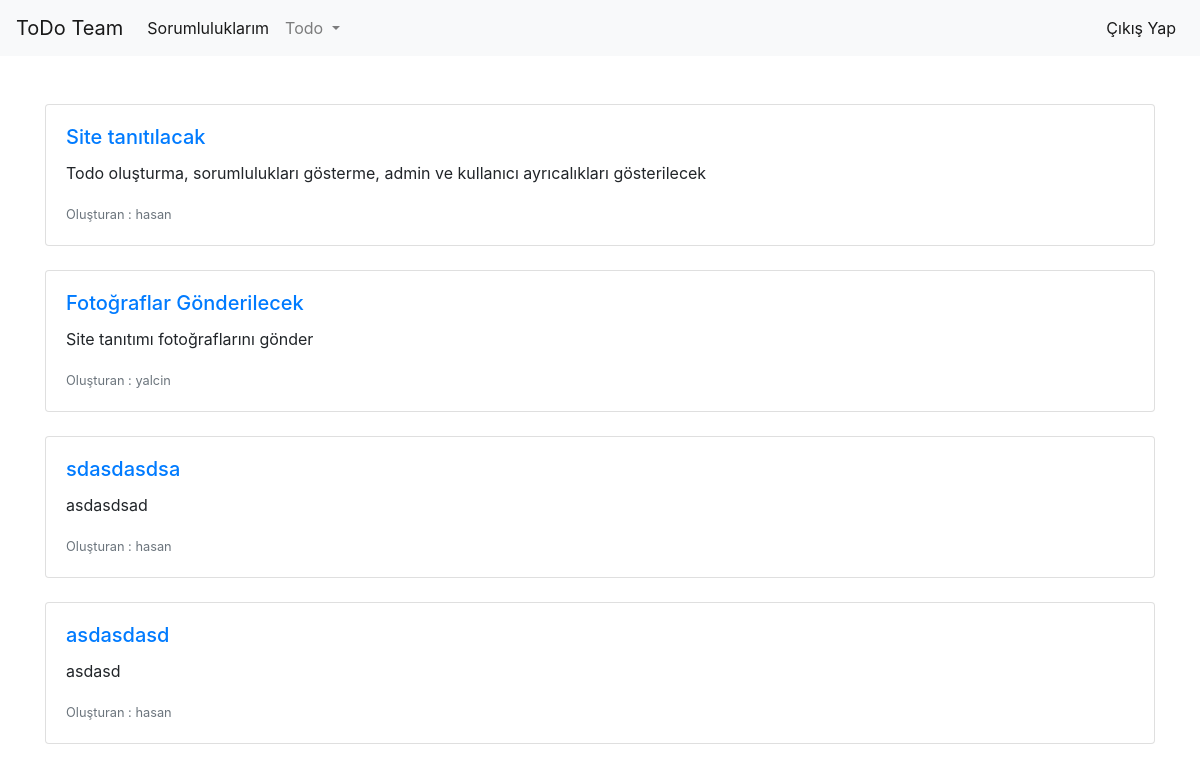
/mine (signed in), run on an earlier commit of the app's database.
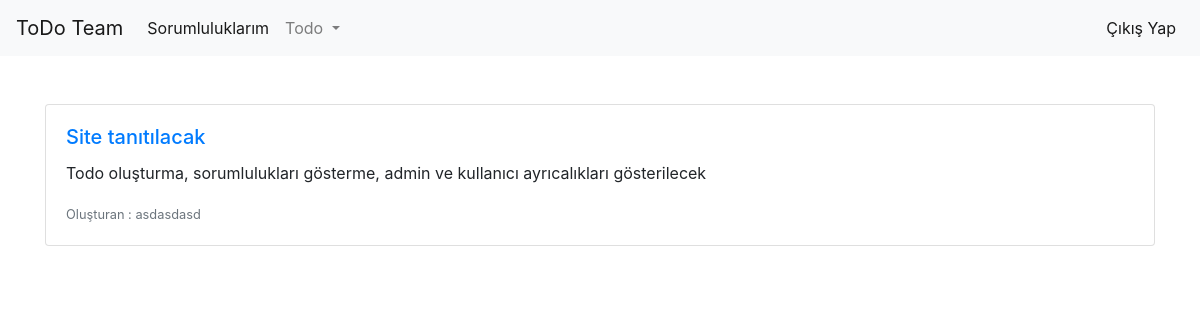
And on a later commit of the database.
### todo-team.py (models this page shows)
class Todo(db.Model):
    id = db.Column(db.Integer, primary_key=True)
    title = db.Column(db.String(120),nullable=False)
    owner_id = db.Column(db.String(120),nullable=False)
    description = db.Column(db.String(120),nullable=False)

### todo-team.py (the view)
@app.route('/mine')
@login_required
def mine():
    todo_involved_me = Todocuk.query.with_entities(Todocuk.todo_id).filter_by(keeper_id = session["logged_user"]).all()
    result = [r for r, in todo_involved_me]
    query = Todo.query.filter(Todo.id.in_(result))
    minetodos = query.all()
    if bool(minetodos):
        return render_template("minetodo.html",minetodos = minetodos)
    else:
        flash("Buralar eskiden hep dutluktu... Hala da öyle...","warning")
        return redirect(url_for("createtodo"))

### todo-team.py (called while the page is built)
def login_required(f):
    @wraps(f)
    def decorated_function(*args, **kwargs):
        if "logged_in" in session:
            return f(*args, **kwargs)
        else:
            flash("Bu alanı görüntülemek için kullanıcı girişi yapmalısınız.","danger")
            return redirect(url_for("login"))
    return decorated_function

### templates/minetodo.html (shortened to what this page needs)
{% extends "layout.html" %}
{% block body %}
    {% for minetodo in minetodos %}
<div class="card-deck">
  <div class="card">
    <div class="card-body">
      <a href="/todo/{{minetodo.id}}"> <h5 class="card-title">{{minetodo.title}}</h5></a>
      <p class="card-text">{{minetodo.description}}</p>
      <p class="card-text"><small class="text-muted">Oluşturan : {{minetodo.owner_id}}</small></p>
    </div>
  </div>
    </div>
    <br>
    {% endfor %}
{% endblock %}

### templates/layout.html (shortened to what this page needs)
<!DOCTYPE html>
<html lang="en">
<head>
    <link rel="stylesheet" href="https://maxcdn.bootstrapcdn.com/bootstrap/4.0.0/css/bootstrap.min.css">
</head>
<body>
    <div>
    {% include "includes/navbar.html" %}
    <br><br>
    <div class="container">
    {% block body %}
    {% endblock %}
    </div>
</body>
</html>

### templates/includes/navbar.html (shortened to what this page needs)
   <nav class="navbar navbar-expand-lg navbar-light bg-light">
  <a class="navbar-brand" href="/">ToDo Team</a>
  <div class="collapse navbar-collapse" id="navbarSupportedContent">
    <ul class="navbar-nav mr-auto">
    {% if session["logged_in"] %}
        <li class="nav-item active">
        <a class="nav-link" href="/mine">Sorumluluklarım</a>
      </li>
      <li class="nav-item dropdown">
        <a class="nav-link dropdown-toggle" href="#" id="navbarDropdown" role="button" data-toggle="dropdown" aria-haspopup="true" aria-expanded="false">
          Todo
        </a>
      </li>
    {% endif %}
    </ul>
    <ul class="navbar-nav ml-auto">
    {% if session["logged_in"] %}
      <li class="nav-item active">
      <a class="nav-link" href="/logout">Çıkış Yap <span class="sr-only">(current)</span></a>
      </li>
    {% else %}
      <li class="nav-item active">
      <a class="nav-link" href="/login">Giriş Yap <span class="sr-only">(current)</span></a>
      </li>
    {% endif %}
    </ul>
    </nav>
</div>

What changed in the data, as far as the page shows it:
removed Todo: title "Fotoğraflar Gönderilecek", description "Site tanıtımı fotoğraflarını gönder", owner_id "yalcin"
removed Todo: title "sdasdasdsa", description "asdasdsad", owner_id "hasan"
removed Todo: title "asdasdasd", description "asdasd", owner_id "hasan"
changed Todo "Site tanıtılacak": owner_id "hasan" → "asdasdasd"
